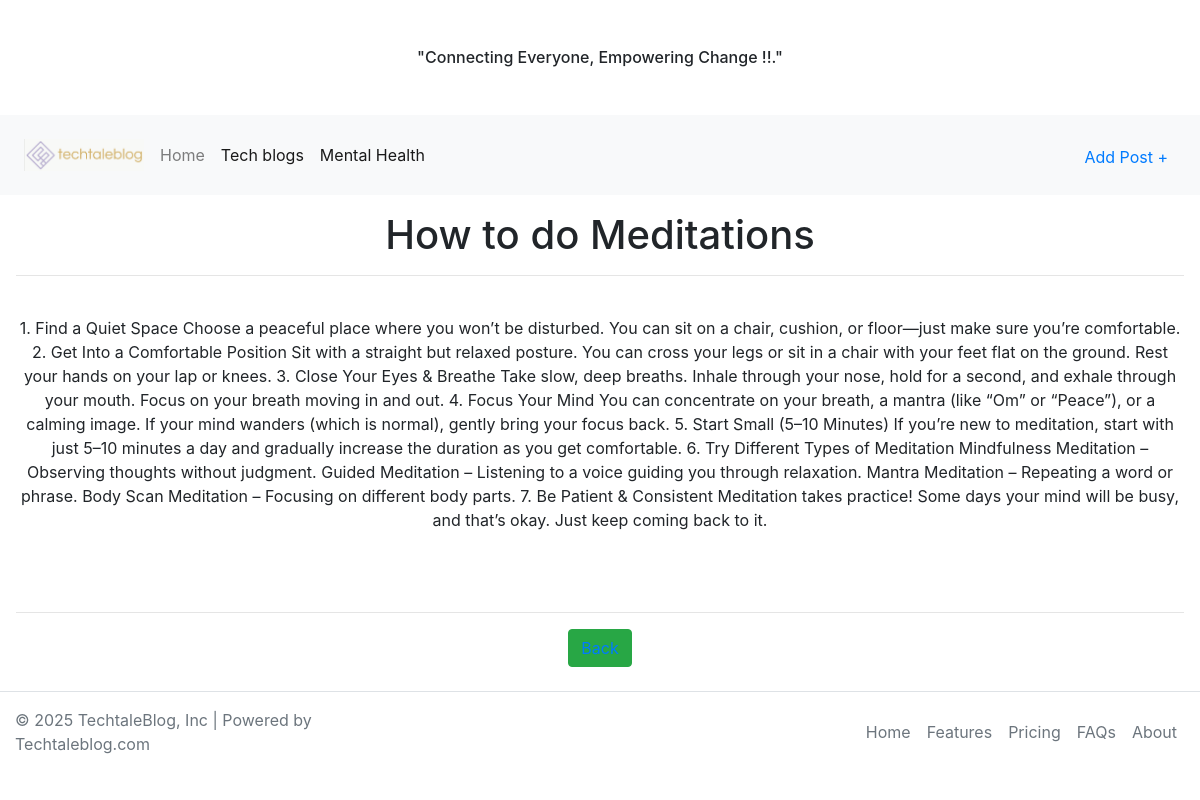
The app's page /article/1 with its own data.
### firstBlog/models.py (models this page shows, shortened)
class Post(models.Model):
    title = models.CharField(max_length=56)
    title_tag = models.CharField(max_length=45,null=True, blank=True)
    title_subtitle = models.CharField(max_length=86, default="Default Subtitle")
    auther = models.ForeignKey(User , on_delete=models.CASCADE)
    body = RichTextField()
    date_time = models.DateTimeField( blank=True,auto_now=True)
    image = models.ImageField(upload_to='img/',default="")  # ImageField for the image

### firstBlog/views.py (the view)
# urls.py: path('article/<int:pk>',articalDetailsView.as_view(), name = 'articalDetailsView'),
class articalDetailsView(DetailView):
    model= Post
    template_name = 'detailsView.html'

### firstBlog/templates/detailsView.html (shortened to what this page needs)
{% extends 'base.html' %}
{% block content %}
<div class="m-3 text-center">
  <h1>{{ post.title}}</h1>
  <hr>
  <br />
  {{ post.body | safe}}
<br>
<br>
<hr>
<button class = "btn btn-success" >
<a href="{% url 'home' %}">Back  </a>
</button>
</div>
{% endblock %}

### firstBlog/templates/base.html (shortened to what this page needs)
<!DOCTYPE html>
<html lang="en">
  {% load static %}
  <head>
    <link
      rel="stylesheet"
      href="https://cdn.jsdelivr.net/npm/bootstrap@4.3.1/dist/css/bootstrap.min.css"
    />
    <link href="{% static 'css/my_style.css' %}" rel="stylesheet" />
    <div class="text-center m-5">
      <h6>
        "Connecting Everyone, Empowering Change !!."
      </h6>
    </div>
    <nav class="navbar navbar-expand-lg navbar-light bg-light">
      <div class="collapse navbar-collapse" id="navbarSupportedContent">
        <ul class="navbar-nav mr-auto pt-2">
          <li class="nav-item active">
            <a class="nav-link" href="{% url 'home' %}"
              ><img
                class="logo"
                src="{% static 'img/logo.png' %}"
                class="img"
                alt="Logo"
            /></a>
          </li>
          <li>
            <a class="nav-link mt-1 " href="{% url 'home' %}"
              >Home </a
            >
          </li>
          <li class="nav-item active">
            <a class="nav-link mt-1 " href="{% url 'tech' %}"
              >Tech blogs </a
            >
          </li>
          <li class="nav-item active">
            <a class="nav-link mt-1 " href="{% url 'mental' %}"
              >Mental Health <span class="sr-only">(current)</span></a
            >
          </li>
        </ul>
        <a class="nav-link mt-1 " href="{% url 'add_blog' %}">Add Post + </a>
      </div>
    </nav>
  </head>
  <body>
    <div>{% block content %} {% endblock %}</div>
    <div class="w-100">
      <footer
        class="d-flex flex-wrap justify-content-between align-items-center py-3 my-4 border-top"
      >
        <p class="col-md-4 mb-0 text-muted">© 2025 TechtaleBlog, Inc  | Powered by Techtaleblog.com</p>
        <a
          href="/"
          class="col-md-4 d-flex align-items-center justify-content-center mb-3 mb-md-0 me-md-auto link-dark text-decoration-none"
        >
          <svg class="bi me-2" width="40" height="32">
            <use xlink:href="#bootstrap"></use>
          </svg>
        </a>
        <ul class="nav col-md-4 justify-content-end">
          <li class="nav-item">
            <a href="#" class="nav-link px-2 text-muted">Home</a>
          </li>
          <li class="nav-item">
            <a href="#" class="nav-link px-2 text-muted">Features</a>
          </li>
          <li class="nav-item">
            <a href="#" class="nav-link px-2 text-muted">Pricing</a>
          </li>
          <li class="nav-item">
            <a href="#" class="nav-link px-2 text-muted">FAQs</a>
          </li>
          <li class="nav-item">
            <a href="#" class="nav-link px-2 text-muted">About</a>
          </li>
        </ul>
      </footer>
    </div>
  </body>
</html>

### firstBlog/static/css/my_style.css (style rules this page uses)
.logo { height: 40px; width: 120px; padding-bottom: 8px; line-height: 20; }
.navbar-nav .nav-link { color: #000; position: relative; transition: color 0.3s ease; }
.navbar-nav .nav-link::after { content: ''; position: absolute; left: 0; bottom: -2px; width: 100%; height: 2px; background-color: #007bff; transform: scaleX(0); transition: transform 0.3s ease; }

### records on screen
Post: title "How to do Meditations", body "1. Find a Quiet Space Choose a peaceful place where you won’t be disturbed. You can sit on a chair, cushion, or floor—just make sure you’re comfortable. 2. Get Into a Comfortable Position Sit with a straight but relaxed posture. You can cross your legs or sit in a chair with your feet flat on the ground. Rest your hands on your lap or knees. 3. Close Your Eyes & Breathe Take slow, deep breaths. Inhale through your nose, hold for a second, and exhale through your mouth. Focus on your breath moving in and out. 4. Focus Your Mind You can concentrate on your breath, a mantra (like “Om” or “Peace”), or a calming image. If your mind wanders (which is normal), gently bring your focus back. 5.…"
